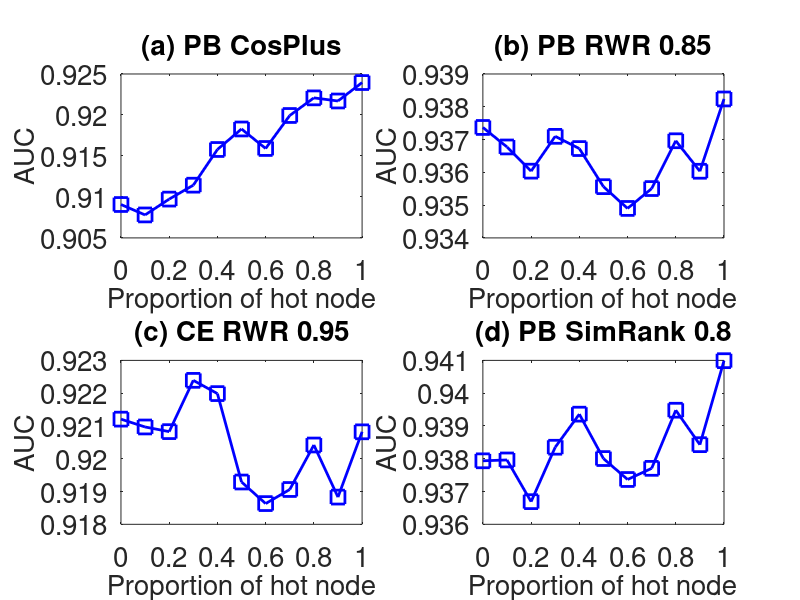

The MATLAB script that drew this image:
subplot(2,2,1);
x=0:0.1:1;
y=[0.909074
0.907802
0.909734
0.911433
0.915786
0.918289
0.915911
0.919935
0.922085
0.921704
0.923954

];
plot(x,y,'-bs','LineWidth',2,'MarkerSize',10);
set(gca,'FontSize',20);
xlabel('Proportion of hot node','fontsize',20);
ylabel('AUC','fontsize',20);
title('(a) PB CosPlus','fontsize',20);

subplot(2,2,2);
x=0:0.1:1;
y=[0.937369
0.936774
0.936036
0.937098
0.936725
0.935563
0.934899
0.935505
0.936963
0.936033
0.938238

];
plot(x,y,'-bs','LineWidth',2,'MarkerSize',10);
set(gca,'FontSize',20);
xlabel('Proportion of hot node','fontsize',20);
ylabel('AUC','fontsize',20);
title('(b) PB RWR 0.85','fontsize',20);

subplot(2,2,3);
x=0:0.1:1;
y=[0.921208
0.920969
0.920827
0.922391
0.921987
0.91929
0.918632
0.919062
0.920419
0.91883
0.920821

];
plot(x,y,'-bs','LineWidth',2,'MarkerSize',10);
set(gca,'FontSize',20);
xlabel('Proportion of hot node','fontsize',20);
ylabel('AUC','fontsize',20);
title('(c) CE RWR 0.95','fontsize',20);


subplot(2,2,4);
x=0:0.1:1;
y=[0.937937
0.937963
0.936691
0.938351
0.93936
0.938006
0.937367
0.937707
0.93948
0.938429
0.940991

];
plot(x,y,'-bs','LineWidth',2,'MarkerSize',10);
set(gca,'FontSize',20);
xlabel('Proportion of hot node','fontsize',20);
ylabel('AUC','fontsize',20);
title('(d) PB SimRank 0.8','fontsize',20);
